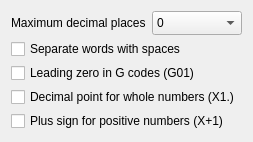
                    <widget class="QWidget" name="formatTab">
                        <attribute name="title">
                            <string>Format</string>
                        </attribute>
                        <layout class="QFormLayout" name="formatForm">
                            <item row="0" column="0">
                                <widget class="QLabel" name="precisionLabel">
                                    <property name="text">
                                        <string>Maximum decimal places</string>
                                    </property>
                                </widget>
                            </item>
                            <item row="0" column="1">
                                <widget class="QComboBox" name="precision">
                                    <item>
                                        <property name="text">
                                            <string>0</string>
                                        </property>
                                    </item>
                                    <item>
                                        <property name="text">
                                            <string>1</string>
                                        </property>
                                    </item>
                                    <item>
                                        <property name="text">
                                            <string>2</string>
                                        </property>
                                    </item>
                                    <item>
                                        <property name="text">
                                            <string>3</string>
                                        </property>
                                    </item>
                                    <item>
                                        <property name="text">
                                            <string>4</string>
                                        </property>
                                    </item>
                                    <item>
                                        <property name="text">
                                            <string>5</string>
                                        </property>
                                    </item>
                                    <item>
                                        <property name="text">
                                            <string>6</string>
                                        </property>
                                    </item>
                                    <item>
                                        <property name="text">
                                            <string>7</string>
                                        </property>
                                    </item>
                                    <item>
                                        <property name="text">
                                            <string>8</string>
                                        </property>
                                    </item>
                                    <item>
                                        <property name="text">
                                            <string>9</string>
                                        </property>
                                    </item>
                                    <item>
                                        <property name="text">
                                            <string>10</string>
                                        </property>
                                    </item>
                                    <item>
                                        <property name="text">
                                            <string>11</string>
                                        </property>
                                    </item>
                                    <item>
                                        <property name="text">
                                            <string>12</string>
                                        </property>
                                    </item>
                                    <property name="maximumSize">
                                        <size>
                                            <width>90</width>
                                            <height>16777215</height>
                                        </size>
                                    </property>
                                    <property name="sizeAdjustPolicy">
                                        <enum>QComboBox::SizeAdjustPolicy::AdjustToMinimumContentsLengthWithIcon</enum>
                                    </property>
                                    <property name="minimumContentsLength">
                                        <number>6</number>
                                    </property>
                                </widget>
                            </item>
                            <item row="1" column="0" colspan="2">
                                <widget class="QCheckBox" name="spaces">
                                    <property name="text">
                                        <string>Separate words with spaces</string>
                                    </property>
                                </widget>
                            </item>
                            <item row="2" column="0" colspan="2">
                                <widget class="QCheckBox" name="leadingZero">
                                    <property name="text">
                                        <string>Leading zero in G codes (G01)</string>
                                    </property>
                                </widget>
                            </item>
                            <item row="3" column="0" colspan="2">
                                <widget class="QCheckBox" name="forceDecimal">
                                    <property name="text">
                                        <string>Decimal point for whole numbers (X1.)</string>
                                    </property>
                                </widget>
                            </item>
                            <item row="4" column="0" colspan="2">
                                <widget class="QCheckBox" name="plusSign">
                                    <property name="text">
                                        <string>Plus sign for positive numbers (X+1)</string>
                                    </property>
                                </widget>
                            </item>
                            <property name="fieldGrowthPolicy">
                                <enum>QFormLayout::FieldGrowthPolicy::AllNonFixedFieldsGrow</enum>
                            </property>
                            <property name="formAlignment">
                                <set>Qt::AlignmentFlag::AlignLeft|Qt::AlignmentFlag::AlignTop</set>
                            </property>
                            <property name="verticalSpacing">
                                <number>4</number>
                            </property>
                        </layout>
                    </widget>
